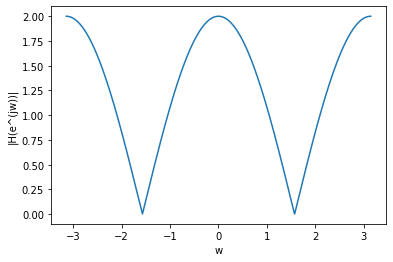

The script that drew this image:
# -*- coding: utf-8 -*-
"""gateassignment1.ipynb

Automatically generated by Colaboratory.

Original file is located at
    https://colab.research.google.com/drive/1iK2Xn7FTN1y4T_dL2KSOdxv-n69wWhpI
"""

import numpy as np
from scipy import signal
import matplotlib.pyplot as plt

def h(n):
  t=0
  if(n==0):
      t=1
  elif(n==1):
      t=0
  elif(n==2):
      t=1
  else:
      t=0
  return t

def H(z):
    num = h(0)*(z**2) + h(1)*(z) + h(2)
    denom = z**2 
    return num/denom

w_range = np.linspace( -1*np.pi, 1*np.pi, 1000)
plt.plot(w_range, np.abs(H(np.exp(1j*w_range))))
plt.ylabel('|H(e^(jw))|')
plt.xlabel('w')
